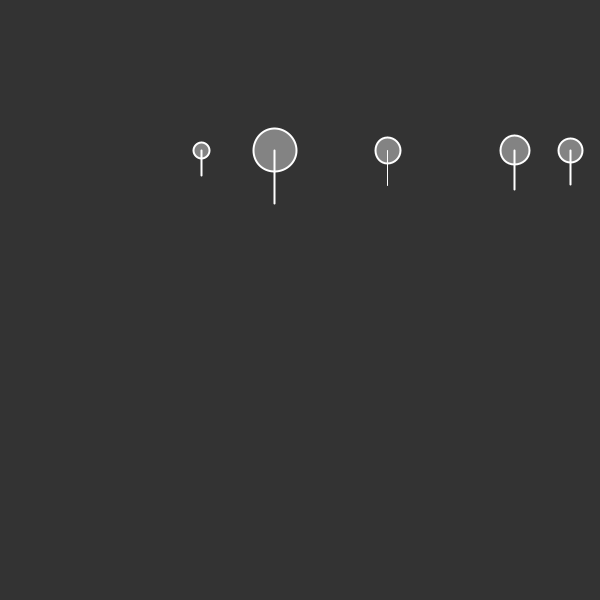
Frame 1 (no input)
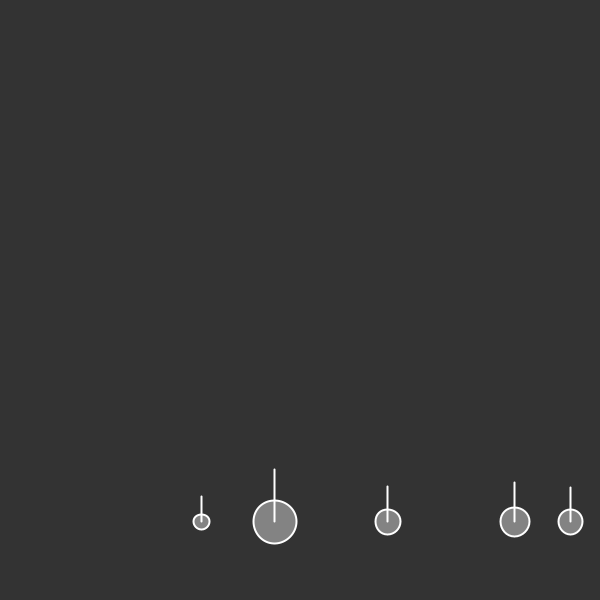
Frame 60 (the mouse pressed at the canvas centre just before this capture)
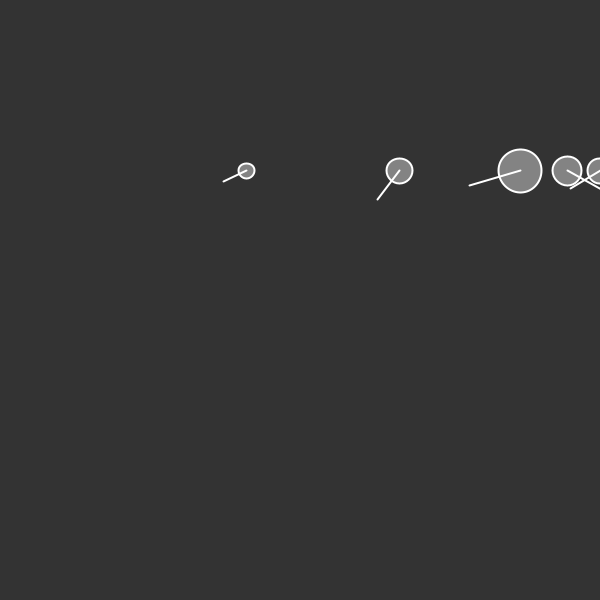
Frame 120 (the mouse held since frame 60 and released just before this capture)

The Processing sketch that drew these frames (run headless with seeded random() and noise(); from frame 60 on, the mouse is pressed at the canvas centre):

// Processing sketch: intro_to_forces
// ── intro_to_forces.pde
Mover[] movers;

void setup()
{
 size(600, 600);
 
 movers = new Mover[5];
 for(int i = 0; i < 5; ++i)
 {
    Mover m = new Mover(random(0, width), height / 4);
    m.bound = 1;
    m.mass = random (0.5, 3.5);
    movers[i] = m;
  }
 
}

void draw()
{
 background(51);
 
 PVector wind = new PVector(0, 0);
 if(mousePressed)
 {
   wind.set(0.5, 0);
 }
 
 for(Mover m : movers)
 {
   //Gravity
   PVector gravity = new PVector(0, 0.3);
   gravity.mult(m.mass);
   m.AddForce(gravity);
   
   //Wind
   m.AddForce(wind);
   
   m.Update();
   m.Render();
 }
  
}
// ── Mover.pde
class Mover
{
   PVector pos;
   PVector vel;
   PVector acc;
   
   float mass = 1;
   
   float maxVel = 5;
   float maxAcc = 7;

   int radius = 20;
  
  int bound = 0; //0: None 1: Bounce 2: Wrap
  
  Mover()
  {
    pos = new PVector(width / 2, height / 2);
    vel = new PVector(0, 0);
    acc = new PVector(0, 0);
  }
  
  Mover(float x, float y)
  {
    pos = new PVector(x, y);
    vel = new PVector(0, 0);
    acc = new PVector(0, 0);
  }
  
  Mover(float x, float y, float velX, float velY)
  {
    pos = new PVector(x, y);
    vel = new PVector(velX, velY);
    acc = new PVector(0, 0);
  }
  
  Mover(float x, float y, float velX, float velY, float accX, float accY)
  {
    pos = new PVector(x, y);
    vel = new PVector(velX, velY);
    acc = new PVector(accX, accY);
  }
  
  void Update()
  {
    //acc.limit(maxAcc);
    
    vel.add(acc);
    pos.add(vel);
    acc.mult(0);
    
    //vel.limit(maxVel);
    
    Edges();
  }
  
  void Edges()
  {
    if(bound == 1)
    {
      if(pos.x < 0) 
      {
        pos.x = 0;
        vel.x *= -1;
      }
      else if(pos.x > width)
      {
        pos.x = width;
        vel.x *= -1;
      }
      
      if(pos.y < 0) 
      {
        pos.y = 0;
        vel.y *= -1;
      }
      else if(pos.y > height)
      {
        pos.y = height;
        vel.y *= -1;
      }
    }
    else if(bound == 2)
    {
      if(pos.x < 0) pos.x = width;
      if(pos.x > width) pos.x = 0;
      if(pos.y < 0) pos.y = height;
      if(pos.y > height) pos.y = 0;
    }
  }
  
  void Render()
  {
    stroke(255);
    PVector v = vel.copy();
    v.setMag(radius * mass + 10);
    line(pos.x, pos.y, pos.x + v.x, pos.y + v.y);
    
    stroke(255);
    strokeWeight(2);
    fill(255, 100);
    ellipse(pos.x, pos.y, (radius) * mass, (radius) * mass);
  }
  
  void AddForce(float x, float y)
  {
   acc.add(x / mass, y / mass); 
  }
  
  void AddForce(PVector f)
  {
    AddForce(f.x, f.y);
  }
  
}
